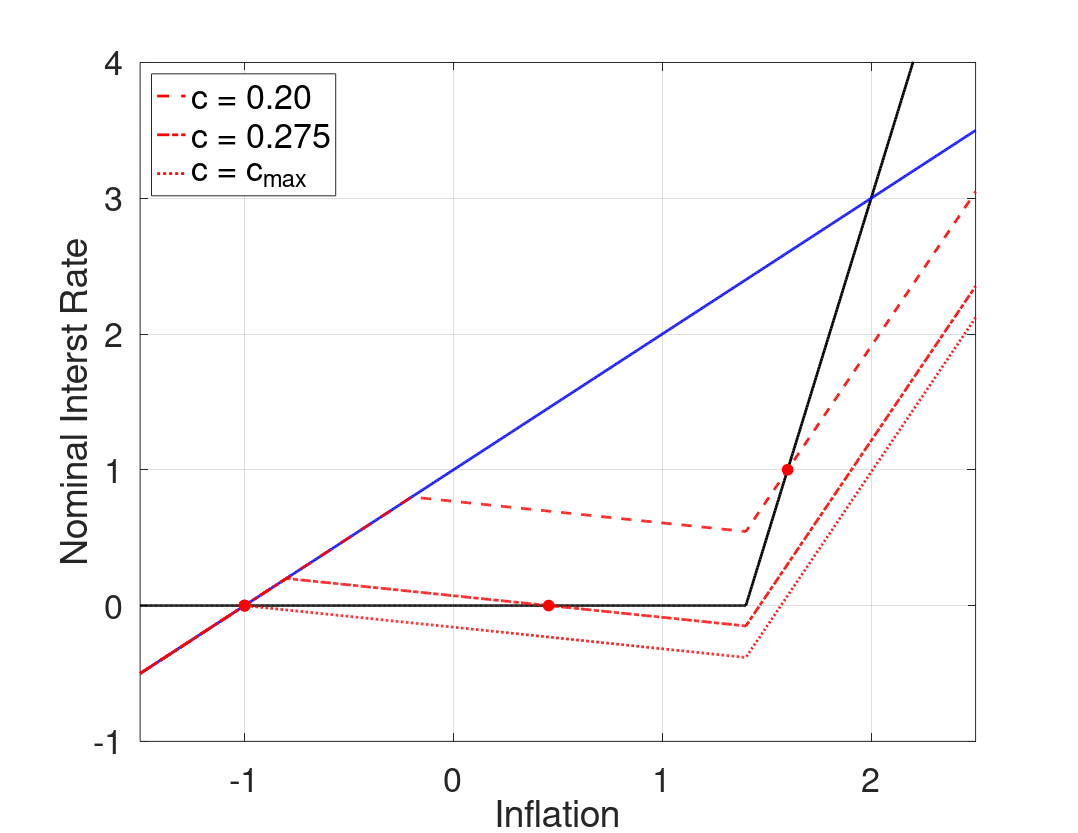

Here is the MATLAB script that generated this plot:
%--------------------------------------------------------------------------
% File Name: RAFR_cPHIpi_h_pitarg.m
% Author: Philip Coyle
% Date Created: 01/07/2019
% cd /mq/philipprojects/RA_Work/Taisuke_Nakata/Zero_Lower_Bound/DeflationaryRegime/Uncertainty/Draft/Figs/iid/3state_iid_shock/RAFR
% RAFR_cPHIpi_h_pitarg
%--------------------------------------------------------------------------

clear all
close all
% clc

%% Model Calibration
cBET = 1/1.0025;
cSIGMA = 1;
cKAPPA = 0.02;
cPHIpi = 5;
cRstar = 1/400;
cPItarg = 2/400;
p_m = 0.5; %Probability of being in the middle state 

cSHOCK_lb =((cPItarg + cRstar)*(cPHIpi - 1))/(cKAPPA*cPHIpi*cSIGMA);
cSHOCK_ub =((cPItarg + cRstar)*(cKAPPA*cPHIpi*cSIGMA + 1))/(cKAPPA*cPHIpi*cSIGMA);
cSHOCK_bound = -(2*(cPItarg + cRstar)*(cPHIpi - 1)*(cKAPPA*cPHIpi*cSIGMA + 1))/(cKAPPA*cPHIpi^2*cSIGMA*(cKAPPA*cSIGMA + 1)*(p_m - 1));
cSHOCK_grid = [0.2, 0.275 max([cSHOCK_lb,cSHOCK_ub,cSHOCK_bound])];

%% Housekeeping
% Set Grid Intervals
pi_m_low = -1.5/400;
pi_m_high = 2.5/400;
numgrid = 1001;
pi_m = linspace(pi_m_low,pi_m_high, numgrid)';

% Allocate Space
inx_ub = zeros(length(cSHOCK_grid),1);
pi_ub_zlb = zeros(length(cSHOCK_grid),1);
inx_lb = zeros(length(cSHOCK_grid),1);
pi_lb_zlb = zeros(length(cSHOCK_grid),1);
rafr = zeros(numgrid,length(cSHOCK_grid));


% Find max inflation that leads to ZLB binding
bound = (-cRstar - cPItarg*(1-cPHIpi))/cPHIpi;

inx_m = find(min(abs(pi_m - bound)) == abs(pi_m - bound));
% Find pi_m point where middle state interst rate binds
pi_m_zlb = pi_m(inx_m);

% Taylor Rule
tr = max(0,cRstar + cPItarg + cPHIpi*(pi_m - cPItarg));

% 'Riskless' Fisher Relation
fr = pi_m + cRstar;

for j = 1:length(cSHOCK_grid)
    cSHOCK = cSHOCK_grid(j);
    %% Policy Functions from below (Assume middle state interst rate binds)
    % Low  High state inflation & expected inflation (as functions of middle state inflation)
    pi_l_b = pi_m - cKAPPA*cSIGMA*cSHOCK;
    pi_h_b = (pi_m - cKAPPA*cSIGMA*(cRstar + cPItarg*(1-cPHIpi)- cSHOCK))/(1+cKAPPA*cSIGMA*cPHIpi);
    exp_pi_b = (1-p_m)/2*pi_l_b + p_m*pi_m + (1-p_m)/2*pi_h_b;

    % Low Middle and High state output & expected output (as functions of middle state inflation)
    y_m_b = (pi_m - cBET*exp_pi_b)/cKAPPA;
    y_l_b = y_m_b - cSIGMA*cSHOCK;
    y_h_b = y_m_b - cSIGMA*(cRstar + cPItarg + cPHIpi*(pi_h_b - cPItarg) - cSHOCK);
    exp_y_b = (1-p_m)/2*y_l_b + p_m*y_m_b + (1-p_m)/2*y_h_b;

    % Find pi_m point where high state interst rate binds
    inx_lb(j) = find(min(abs(pi_h_b - bound)) == abs(pi_h_b - bound));
    pi_lb_zlb(j) = pi_m(inx_lb(j));

    %% Policy Functions from above (Assume middle state interst rate does not bind)
   % Low  High state inflation & expected inflation (as functions of middle state inflation)
    pi_l_a = pi_m*(1+cKAPPA*cSIGMA*cPHIpi) + cKAPPA*cSIGMA*(-cPHIpi*cPItarg + cRstar + cPItarg - cSHOCK);
    pi_h_a = pi_m + (cKAPPA*cSIGMA*cSHOCK)/(1+cKAPPA*cSIGMA*cPHIpi);
    exp_pi_a = (1-p_m)/2*pi_l_a + p_m*pi_m + (1-p_m)/2*pi_h_a;

    % Low Middle and High state output & expected output (as functions of middle state inflation)
    y_m_a = (pi_m - cBET*exp_pi_a)/cKAPPA;
    y_l_a = y_m_a + cSIGMA*(cPHIpi*(pi_m - cPItarg) + cRstar + cPItarg - cSHOCK);
    y_h_a = y_m_a + cSIGMA*(cPHIpi*(pi_m - pi_h_a) + cSHOCK);
    exp_y_a = (1-p_m)/2*y_l_a + p_m*y_m_a + (1-p_m)/2*y_h_a;

    % Find pi_m point where low state interst rate binds
    inx_ub(j) = find(min(abs(pi_l_a - bound)) == abs(pi_l_a - bound));
    pi_ub_zlb(j) = pi_m(inx_ub(j));

    %% Define Risk Adjusted Fisher Relationship   
    for i = 1:numgrid
        if pi_m(i) < pi_lb_zlb(j) || pi_m(i) > pi_ub_zlb(j)
            rafr(i,j) = pi_m(i) + cRstar;
        elseif pi_m(i) <= pi_m_zlb
            rafr(i,j) = cRstar + pi_m(i) + (exp_pi_b(i) - pi_m(i)) + 1/cSIGMA*(exp_y_b(i) - y_m_b(i));
        elseif pi_m(i) <= pi_ub_zlb(j)
            rafr(i,j) = cRstar + pi_m(i) + (exp_pi_a(i) - pi_m(i)) + 1/cSIGMA*(exp_y_a(i) - y_m_a(i));
        end
    end
end
        
%% Plotting
type = {'--','-.',':'};

fig(1) = figure(1);
grid on
box on
hold on
plot(400*pi_m, 400*tr,'Color','k','LineWidth',2);
plot(400*pi_m, 400*fr,'Color','b','LineWidth',2);
for j = 1:length(cSHOCK_grid)
    [~,inx] = sort(abs(tr - rafr(:,j)));
    if j == length(cSHOCK_grid)
        RSS = inx(1);    
    else
        RSS = inx(1:2);
        it = 2;
        while abs(RSS(1) - RSS(2)) <= 10
            RSS(2) = inx(it + 1);
            it = it + 1;
        end
    end
    h(j) = plot(400*pi_m, 400*rafr(:,j),'Color','r','LineStyle',type{j},'LineWidth',2);
    p1 = plot(400*pi_m(RSS(1)),400*rafr(RSS(1),j));
    if j ~= 3
        p2 = plot(400*pi_m(RSS(2)),400*rafr(RSS(2),j)); 
        set([p1 p2],'Marker','o','MarkerEdgeColor','r','MarkerFaceColor','r','MarkerSize',8)
    else
        set(p1,'Marker','o','MarkerEdgeColor','r','MarkerFaceColor','r','MarkerSize',8)
    end
end

xlabel('Inflation','FontSize',16)
ylabel('Nominal Interst Rate','FontSize',16)
set(gca,'Xlim',[400*pi_m(1), 400*pi_m(end)],'Ylim',[-1, 4],'FontSize',25)
L = legend([h(1) h(2) h(3)],'c = 0.20','c = 0.275','c = c_{max}');
set(L,'Location','NorthWest','Fontsize',25)

savedir = cd;
if ispc 
    savedir = fullfile(savedir, '..\..\..');
    savedir = strcat(savedir,'\Final\');
else
    savedir = fullfile(savedir, '../../..');
    savedir = strcat(savedir,'/Final/');
end

set(fig(1),'PaperOrientation','Landscape');
set(fig(1),'PaperPosition',[0 0 11 8.5]);
% print(fig(1),'-depsc','RAFR_cPHIpi_h_pitarg.eps');
print(fig(1),'-depsc',strcat(savedir,'RAFR_cPHIpi_h_pitarg.eps'));

